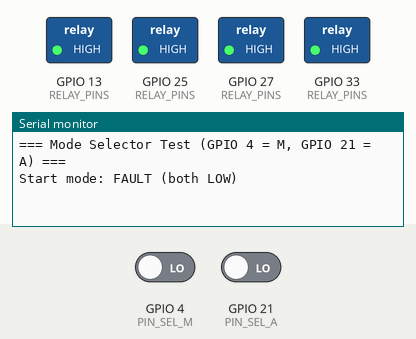
Bench run of a sketch on a simulated ESP32. Shown: switched loads named in the sketch (green lamp = pin HIGH), the last lines printed to the serial monitor. Inputs (shaded band) come from the test bench; at power-on: GPIO 4 (PIN_SEL_M) LOW, GPIO 21 (PIN_SEL_A) LOW.

Above: at 1.2 s.
1.3 s: GPIO 4 (PIN_SEL_M) driven HIGH
At 3.2 s:
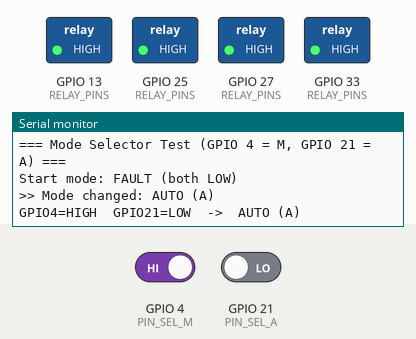
3.5 s: GPIO 21 (PIN_SEL_A) driven HIGH
At 4.7 s:
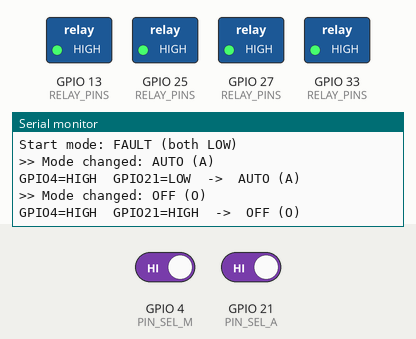
5.5 s: GPIO 4 (PIN_SEL_M) driven LOW
At 7.2 s:
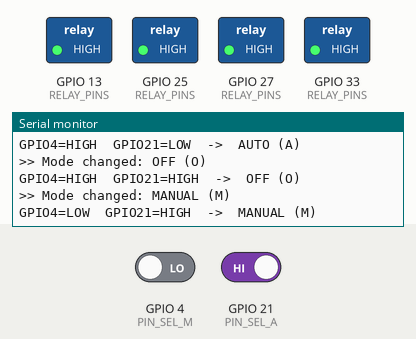
7.5 s: GPIO 21 (PIN_SEL_A) driven LOW
At 9.0 s:
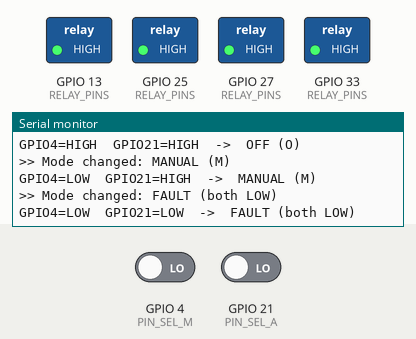

The sketch:

selector_test.ino
```cpp
/*
  S.A.L.I.M.A.N.G.O. - Step 6 Mode Selector Test (ESP32 #1, float node)
  ----------------------------------------------------------------------
  INScom LW28-20A MOA rotary switch (M - O - A).
  Beep test result:  1-2 closed ONLY in M,  3-4 closed ONLY in A,  all open in O.

  Wiring:
    Switch terminal 2  -> GPIO 4   (+ 10 kOhm pull-up to 3V3)
    Switch terminal 4  -> GPIO 21  (+ 10 kOhm pull-up to 3V3)
    Switch terminals 1 and 3 -> ESP32 GND
    Pull-ups go to 3V3, NOT 5V.

  Decode:
    Position  GPIO4  GPIO21  Mode
    M         LOW    HIGH    MANUAL
    O         HIGH   HIGH    OFF
    A         HIGH   LOW     AUTO
    -         LOW    LOW     FAULT (both contacts closed - should never happen)

  The relays (K1-K4 on GPIO 25/27/33/13) are only held OFF here.
  This sketch does NOT switch any pump.

  Serial Monitor: 115200 baud. Prints the mode whenever it changes,
  and the raw pin levels every 2 s.
*/

// ---------- Relays: hold OFF (active-LOW) ----------
const uint8_t RELAY_PINS[] = {25, 27, 33, 13};

// ---------- Selector ----------
const uint8_t PIN_SEL_M = 4;    // terminal 2 (closed only in M)
const uint8_t PIN_SEL_A = 21;   // terminal 4 (closed only in A)
const unsigned long DEBOUNCE_MS = 50;
const unsigned long REPORT_MS   = 2000;

enum Mode { MODE_OFF, MODE_MANUAL, MODE_AUTO, MODE_FAULT };

Mode currentMode = MODE_OFF;
Mode lastRaw     = MODE_OFF;
unsigned long lastChange = 0;
unsigned long lastReport = 0;

const char* modeName(Mode m) {
  switch (m) {
    case MODE_MANUAL: return "MANUAL (M)";
    case MODE_AUTO:   return "AUTO (A)";
    case MODE_OFF:    return "OFF (O)";
    default:          return "FAULT (both LOW)";
  }
}

Mode readRaw() {
  bool m = (digitalRead(PIN_SEL_M) == LOW);
  bool a = (digitalRead(PIN_SEL_A) == LOW);
  if (m && !a)  return MODE_MANUAL;
  if (a && !m)  return MODE_AUTO;
  if (!m && !a) return MODE_OFF;
  return MODE_FAULT;
}

// Non-blocking debounce: accept a new mode only after it stays
// the same for DEBOUNCE_MS.
void updateSelector() {
  Mode raw = readRaw();
  unsigned long now = millis();
  if (raw != lastRaw) {
    lastRaw = raw;
    lastChange = now;
  } else if (raw != currentMode && now - lastChange >= DEBOUNCE_MS) {
    currentMode = raw;
    Serial.printf(">> Mode changed: %s\n", modeName(currentMode));
  }
}

void setup() {
  for (uint8_t p : RELAY_PINS) {          // keep all pumps OFF
    pinMode(p, OUTPUT);
    digitalWrite(p, HIGH);
  }

  pinMode(PIN_SEL_M, INPUT);              // external 10k pull-up
  pinMode(PIN_SEL_A, INPUT);              // external 10k pull-up

  Serial.begin(115200);
  Serial.println();
  Serial.println(F("=== Mode Selector Test (GPIO 4 = M, GPIO 21 = A) ==="));

  currentMode = readRaw();
  lastRaw = currentMode;
  lastChange = millis();
  Serial.printf("Start mode: %s\n", modeName(currentMode));
}

void loop() {
  updateSelector();

  unsigned long now = millis();
  if (now - lastReport >= REPORT_MS) {
    lastReport = now;
    Serial.printf("GPIO4=%s  GPIO21=%s  ->  %s\n",
                  digitalRead(PIN_SEL_M) ? "HIGH" : "LOW",
                  digitalRead(PIN_SEL_A) ? "HIGH" : "LOW",
                  modeName(currentMode));
  }
}
```

Measured:
- after the input at 1.3 s, the serial monitor: prints a new line after 0.05 s (image 1)
- after the input at 3.5 s, the serial monitor: prints a new line after 0.05 s (image 2)
- after the input at 5.5 s, the serial monitor: prints a new line after 0.05 s (image 3)
- after the input at 7.5 s, the serial monitor: prints a new line after 0.05 s (image 4)
